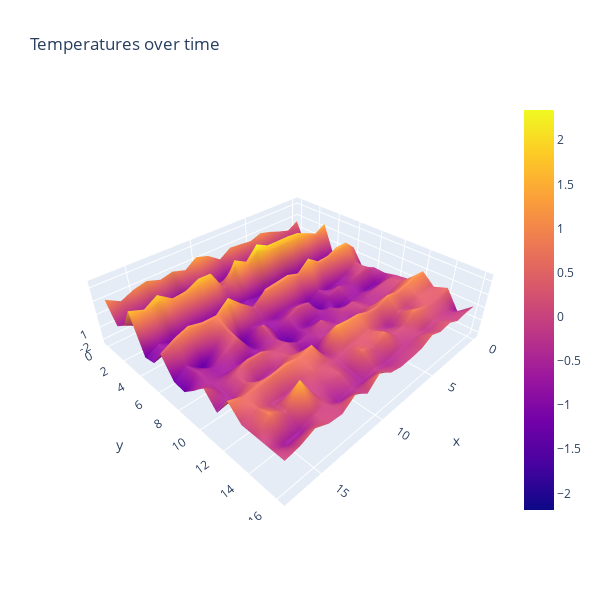

The code cell stored with this chart in its notebook:
### Code cell
#Plot ALL weather data for all stations for a year 

#X = weather station
#Y = day of the year
#Z = temperature

#you can click/hold in the graph below to rotate!

fig = go.Figure(data=[go.Surface(z=notempyear.values)])
fig.update_layout(title='Temperatures over time', autosize=False,
                  width=600, height=600)
fig.show()

### Figure 1 — Plotly figure (JSON) as saved in the notebook; plotly's stock layout.template omitted (floating-point values rounded to 4 significant figures; data arrays with more than 128 entries replaced by an {"elided": "..."} marker saying what was removed)
{"data": [{"type": "surface", "z": {"elided": "17x18 float values"}}], "layout": {"autosize": false, "height": 600, "scene": {"aspectmode": "auto", "aspectratio": {"x": 1.586, "y": 1.492, "z": 0.4226}, "camera": {"center": {"x": 0, "y": 0, "z": 0}, "eye": {"x": 1.639, "y": 1.639, "z": 1.639}, "projection": {"type": "perspective"}, "up": {"x": 0, "y": 0, "z": 1}}}, "title": {"text": "Temperatures over time"}, "width": 600}}
